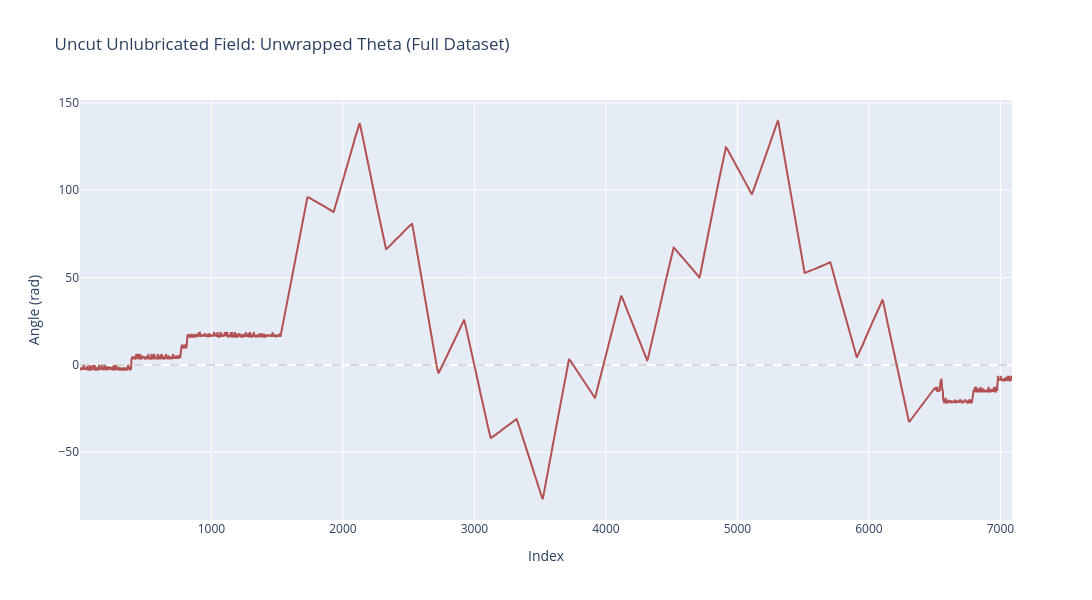
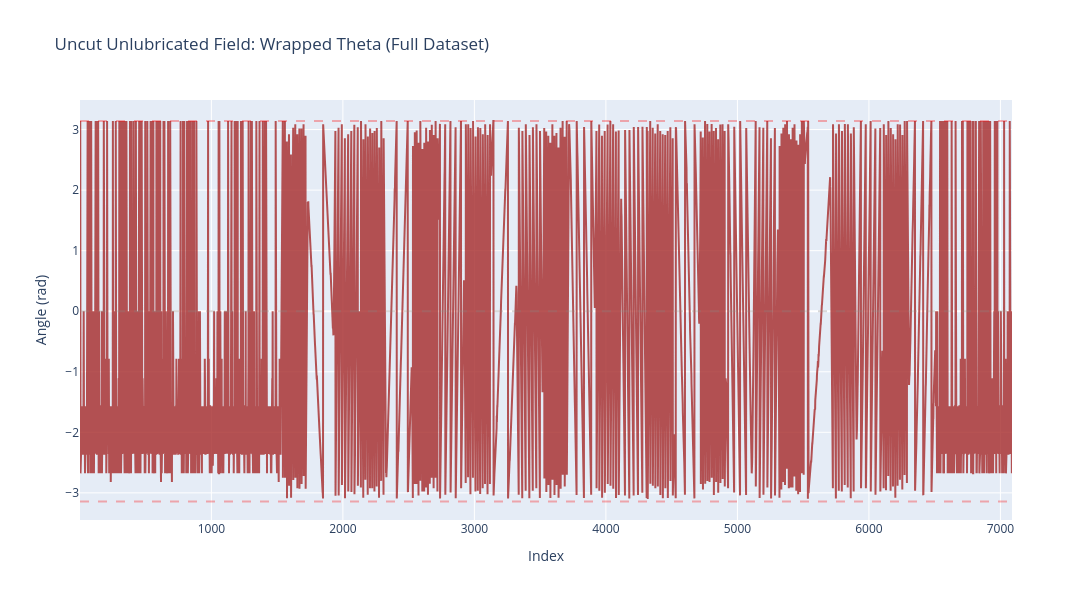

The notebook cell these images were saved under, in order:
### Code cell
# Load uncut (full) unlubricated field data
field_tbl_unlube_full = pd.read_csv(FIELD_FILE_UNLUBE, skiprows=6, sep=';')
idx_unlube_full = field_tbl_unlube_full['Index'].values
t_field_unlube_full = idx_unlube_full * 1e-3  # Convert ms to seconds
t_field_unlube_full = t_field_unlube_full - t_field_unlube_full[0]  # Start from zero

Bx_unlube_full = field_tbl_unlube_full['Bx[mT]'].values
By_unlube_full = field_tbl_unlube_full['By[mT]'].values
Bz_unlube_full = field_tbl_unlube_full['Bz[mT]'].values

theta_field_wrapped_unlube_full = np.arctan2(Bz_unlube_full, By_unlube_full)
theta_field_unlube_full = np.unwrap(theta_field_wrapped_unlube_full)

print(f"Uncut unlubricated field: {len(t_field_unlube_full)} samples")
print(f"Time range: [{t_field_unlube_full[0]:.3f}, {t_field_unlube_full[-1]:.3f}] s")
print(f"Theta range: [{np.min(theta_field_unlube_full):.2f}, {np.max(theta_field_unlube_full):.2f}] rad")

# Plot uncut unlubricated field (unwrapped)
fig_uncut_unlube_unwrapped = go.Figure()
fig_uncut_unlube_unwrapped.add_trace(go.Scatter(
    x=idx_unlube_full, y=theta_field_unlube_full, mode='lines',
    name='Uncut Unlubricated θ_field (unwrapped)',
    line=dict(color='brown', width=2),
    opacity=0.8
))
fig_uncut_unlube_unwrapped.update_layout(
    title='Uncut Unlubricated Field: Unwrapped Theta (Full Dataset)',
    xaxis_title='Index',
    yaxis_title='Angle (rad)',
    hovermode='closest',
    width=1400,
    height=600
)
fig_uncut_unlube_unwrapped.add_hline(y=0, line_dash="dash", line_color="gray", opacity=0.3)
fig_uncut_unlube_unwrapped.show()

# Plot uncut unlubricated field (wrapped)
fig_uncut_unlube_wrapped = go.Figure()
fig_uncut_unlube_wrapped.add_trace(go.Scatter(
    x=idx_unlube_full, y=theta_field_wrapped_unlube_full, mode='lines',
    name='Uncut Unlubricated θ_field (wrapped)',
    line=dict(color='brown', width=2),
    opacity=0.8
))
fig_uncut_unlube_wrapped.update_layout(
    title='Uncut Unlubricated Field: Wrapped Theta (Full Dataset)',
    xaxis_title='Index',
    yaxis_title='Angle (rad)',
    hovermode='closest',
    width=1400,
    height=600
)
fig_uncut_unlube_wrapped.add_hline(y=0, line_dash="dash", line_color="gray", opacity=0.3)
fig_uncut_unlube_wrapped.add_hline(y=np.pi, line_dash="dash", line_color="red", opacity=0.3)
fig_uncut_unlube_wrapped.add_hline(y=-np.pi, line_dash="dash", line_color="red", opacity=0.3)
fig_uncut_unlube_wrapped.show()

### Figure 1 — Plotly figure (JSON) as saved in the notebook; plotly's stock layout.template omitted (floating-point values rounded to 4 significant figures; data arrays with more than 128 entries replaced by an {"elided": "..."} marker saying what was removed)
{"data": [{"line": {"color": "brown", "width": 2}, "mode": "lines", "name": "Uncut Unlubricated θ_field (unwrapped)", "opacity": 0.8, "type": "scatter", "x": {"elided": "7088 int values"}, "y": {"elided": "7088 float values"}}], "layout": {"height": 600, "hovermode": "closest", "shapes": [{"line": {"color": "gray", "dash": "dash"}, "opacity": 0.3, "type": "line", "x0": 0, "x1": 1, "xref": "x domain", "y0": 0, "y1": 0, "yref": "y"}], "title": {"text": "Uncut Unlubricated Field: Unwrapped Theta (Full Dataset)"}, "width": 1400, "xaxis": {"title": {"text": "Index"}}, "yaxis": {"title": {"text": "Angle (rad)"}}}}

### Figure 2 — Plotly figure (JSON) as saved in the notebook; plotly's stock layout.template omitted (floating-point values rounded to 4 significant figures; data arrays with more than 128 entries replaced by an {"elided": "..."} marker saying what was removed)
{"data": [{"line": {"color": "brown", "width": 2}, "mode": "lines", "name": "Uncut Unlubricated θ_field (wrapped)", "opacity": 0.8, "type": "scatter", "x": {"elided": "7088 int values"}, "y": {"elided": "7088 float values"}}], "layout": {"height": 600, "hovermode": "closest", "shapes": [{"line": {"color": "gray", "dash": "dash"}, "opacity": 0.3, "type": "line", "x0": 0, "x1": 1, "xref": "x domain", "y0": 0, "y1": 0, "yref": "y"}, {"line": {"color": "red", "dash": "dash"}, "opacity": 0.3, "type": "line", "x0": 0, "x1": 1, "xref": "x domain", "y0": 3.142, "y1": 3.142, "yref": "y"}, {"line": {"color": "red", "dash": "dash"}, "opacity": 0.3, "type": "line", "x0": 0, "x1": 1, "xref": "x domain", "y0": -3.142, "y1": -3.142, "yref": "y"}], "title": {"text": "Uncut Unlubricated Field: Wrapped Theta (Full Dataset)"}, "width": 1400, "xaxis": {"title": {"text": "Index"}}, "yaxis": {"title": {"text": "Angle (rad)"}}}}
